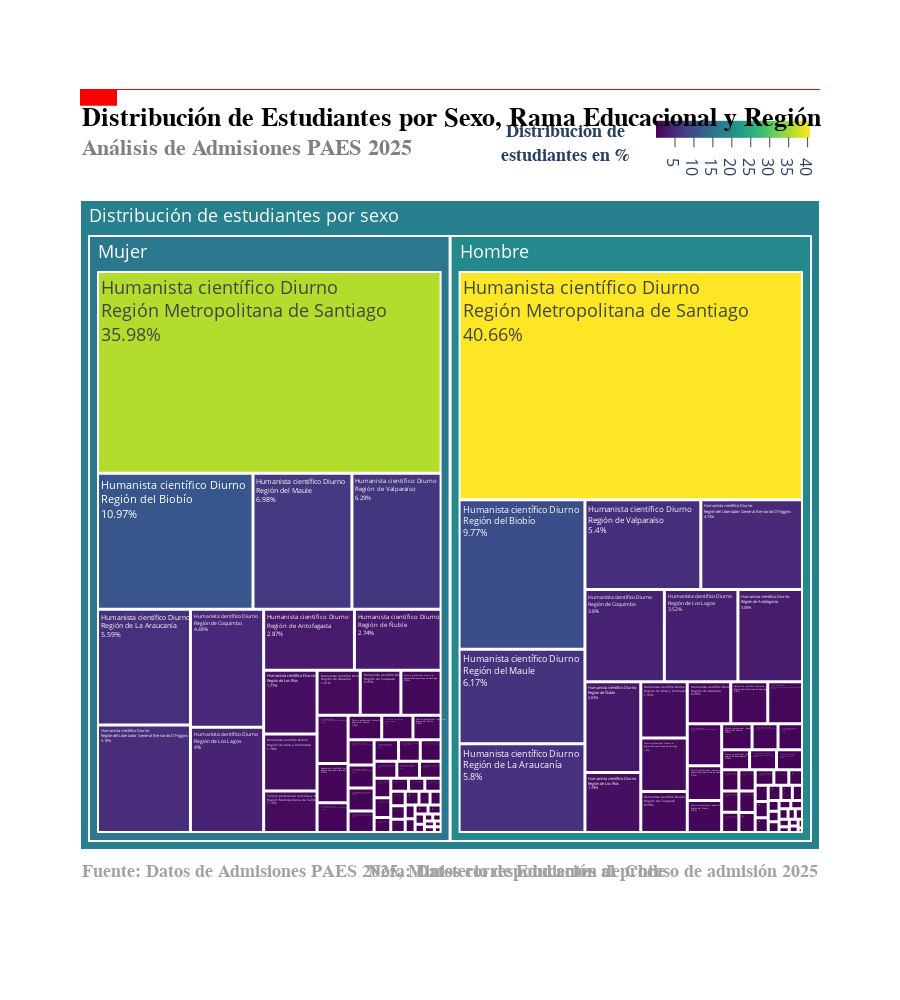

The code cell stored with this chart in its notebook:
### Markdown cell above
## 5. Visualización con Treemap

Utilizamos un gráfico treemap para visualizar la distribución de los estudiantes, clasificándolos por sexo, rama educacional y región. Cada cuadro en el gráfico representa un subconjunto de estudiantes, y el tamaño del cuadro está relacionado con el porcentaje de ese grupo dentro de su categoría.

Los colores se asignan según el sexo, con azul para los hombres y rosa para las mujeres, facilitando la identificación visual.

### Code cell
# Función para crear el treemap
def crear_treemap(distribution: pd.DataFrame) -> None:
    fig = px.treemap(
        distribution, 
        path=['general_label', 'sexo', 'label_with_percentage'], 
        values='percentage', 
        color='percentage',  
        color_continuous_scale='Viridis',  
        labels={'percentage': 'Distribución de estudiantes en %'},
        hover_data={'count': True}
    )
    
    # Personalización del diseño
    fig.update_layout(
        height=1000,  
        margin=dict(t=200, b=150),
        coloraxis_colorbar=dict(
            title=dict(
                text="<b>Distribución de<br>estudiantes en %</b>",  
                font=dict(size=18, family="Econ Sans Cnd")
            ),
            orientation='h',  
            x=0.79,  
            y=1.02,  
            thickness=17,
            len=0.42,
            tickvals=[0, 5, 10, 15, 20, 25, 30, 35, 40],
            ticktext=['0', '5', '10', '15', '20', '25', '30', '35', '40'],
            tickfont=dict(size=16),
            ticks="outside",
            tickwidth=1,
            ticklen=10
        ),
        annotations=[
            # Título principal
            dict(
                x=0, y=1.15,
                text="<b>Distribución de Estudiantes por Sexo, Rama Educacional y Región</b>",
                showarrow=False,
                font=dict(size=26, color="black", family="Econ Sans Cnd"),
                xref="paper", yref="paper",
                xanchor="left", yanchor="top"
            ),
            # Subtítulo
            dict(
                x=0, y=1.10,
                text="<b>Análisis de Admisiones PAES 2025</b>",
                showarrow=False,
                font=dict(size=22, color="gray", family="Econ Sans Cnd"),
                xref="paper", yref="paper",
                xanchor="left", yanchor="top"
            ),
            # Anotaciones inferiores
            dict(
                x=0, y=-0.05,
                text='<b>Fuente: Datos de Admisiones PAES 2025, Ministerio de Educación de Chile</b>',
                showarrow=False,
                font=dict(size=18, color="#a2a2a2", family="Econ Sans Cnd"),
                xref="paper", yref="paper",
                xanchor="left", yanchor="bottom"
            ),
            dict(
                x=1, y=-0.05,
                text="<b>Nota: Datos correspondientes al proceso de admisión 2025</b>",
                showarrow=False,
                font=dict(size=18, color="#a2a2a2", family="Econ Sans Cnd"),
                xref="paper", yref="paper",
                xanchor="right", yanchor="bottom"
            )
        ],
        shapes=[
            # Línea horizontal superior
            dict(
                type="line",
                x0=0, y0=1.17, x1=1, y1=1.17,
                line=dict(color="red", width=1),
                xref="paper", yref="paper"
            ),
            # Rectángulo decorativo
            dict(
                type="rect",
                x0=0, y0=1.145, x1=0.05, y1=1.17,
                line=dict(color="red", width=0),
                fillcolor="red",
                xref="paper", yref="paper"
            )
        ]
    )
    
    # Ajustes adicionales al treemap
    fig.update_traces(
        marker=dict(line=dict(width=2)),
        textinfo='label+text+value',
        textfont_size=18,  
        texttemplate='%{label}<br>%{value}%',
        tiling=dict(pad=1, squarifyratio=1.0)
    )
    
    fig.show()

# Generamos el treemap
crear_treemap(distribution)

### Figure 1 — Plotly figure (JSON) as saved in the notebook; plotly's stock layout.template omitted (floating-point values rounded to 4 significant figures; data arrays with more than 128 entries replaced by an {"elided": "..."} marker saying what was removed)
{"data": [{"branchvalues": "total", "customdata": {"elided": "114x2 mixed values"}, "domain": {"x": [0, 1], "y": [0, 1]}, "hovertemplate": "labels=%{label}<br>percentage_sum=%{value}<br>parent=%{parent}<br>id=%{id}<br>count=%{customdata[0]}<br>Distribución de estudiantes en %=%{color}<extra></extra>", "ids": ["Distribución de estudiantes por sexo/Hombre/Humanista científico Diurno<br>Región Metropolitana de Santiago", "Distribución de estudiantes por sexo/Mujer/Humanista científico Diurno<br>Región Metropolitana de Santiago", "Distribución de estudiantes por sexo/Hombre/Humanista científico Diurno<br>Región de Antofagasta", "Distribución de estudiantes por sexo/Mujer/Humanista científico Diurno<br>Región de Antofagasta", "Distribución de estudiantes por sexo/Hombre/Humanista científico Diurno<br>Región de Arica y Parinacota", "Distribución de estudiantes por sexo/Mujer/Humanista científico Diurno<br>Región de Arica y Parinacota", "Distribución de estudiantes por sexo/Hombre/Humanista científico Diurno<br>Región de Atacama", "Distribución de estudiantes por sexo/Mujer/Humanista científico Diurno<br>Región de Atacama", "Distribución de estudiantes por sexo/Hombre/Humanista científico Diurno<br>Región de Aysén del General Carlos Ibáñez del Campo", "Distribución de estudiantes por sexo/Mujer/Humanista científico Diurno<br>Región de Aysén del General Carlos Ibáñez del Campo", "Distribución de estudiantes por sexo/Hombre/Humanista científico Diurno<br>Región de Coquimbo", "Distribución de estudiantes por sexo/Mujer/Humanista científico Diurno<br>Región de Coquimbo", "Distribución de estudiantes por sexo/Hombre/Humanista científico Diurno<br>Región de La Araucanía", "Distribución de estudiantes por sexo/Mujer/Humanista científico Diurno<br>Región de La Araucanía", "Distribución de estudiantes por sexo/Hombre/Humanista científico Diurno<br>Región de Los Lagos", "Distribución de estudiantes por sexo/Mujer/Humanista científico Diurno<br>Región de Los Lagos", "Distribución de estudiantes por sexo/Hombre/Humanista científico Diurno<br>Región de Los Ríos", "Distribución de estudiantes por sexo/Mujer/Humanista científico Diurno<br>Región de Los Ríos", "Distribución de estudiantes por sexo/Hombre/Humanista científico Diurno<br>Región de Magallanes y de la Antártica Chilena", "Distribución de estudiantes por sexo/Mujer/Humanista científico Diurno<br>Región de Magallanes y de la Antártica Chilena", "Distribución de estudiantes por sexo/Hombre/Humanista científico Diurno<br>Región de Tarapacá", "Distribución de estudiantes por sexo/Mujer/Humanista científico Diurno<br>Región de Tarapacá", "Distribución de estudiantes por sexo/Hombre/Humanista científico Diurno<br>Región de Valparaíso", "Distribución de estudiantes por sexo/Mujer/Humanista científico Diurno<br>Región de Valparaíso", "Distribución de estudiantes por sexo/Hombre/Humanista científico Diurno<br>Región de Ñuble", "Distribución de estudiantes por sexo/Mujer/Humanista científico Diurno<br>Región de Ñuble", "Distribución de estudiantes por sexo/Hombre/Humanista científico Diurno<br>Región del Biobío", "Distribución de estudiantes por sexo/Mujer/Humanista científico Diurno<br>Región del Biobío", "Distribución de estudiantes por sexo/Hombre/Humanista científico Diurno<br>Región del Libertador General Bernardo O'Higgins", "Distribución de estudiantes por sexo/Mujer/Humanista científico Diurno<br>Región del Libertador General Bernardo O'Higgins", "Distribución de estudiantes por sexo/Hombre/Humanista científico Diurno<br>Región del Maule", "Distribución de estudiantes por sexo/Mujer/Humanista científico Diurno<br>Región del Maule", "Distribución de estudiantes por sexo/Hombre/Humanista científico Nocturno<br>Región Metropolitana de Santiago", "Distribución de estudiantes por sexo/Mujer/Humanista científico Nocturno<br>Región Metropolitana de Santiago", "Distribución de estudiantes por sexo/Hombre/Humanista científico Nocturno<br>Región de Coquimbo", "Distribución de estudiantes por sexo/Mujer/Humanista científico Nocturno<br>Región de Coquimbo", "Distribución de estudiantes por sexo/Hombre/Humanista científico Nocturno<br>Región de La Araucanía", "Distribución de estudiantes por sexo/Mujer/Humanista científico Nocturno<br>Región de La Araucanía", "Distribución de estudiantes por sexo/Hombre/Humanista científico Nocturno<br>Región de Los Lagos", "Distribución de estudiantes por sexo/Mujer/Humanista científico Nocturno<br>Región de Los Lagos", "Distribución de estudiantes por sexo/Hombre/Humanista científico Nocturno<br>Región del Biobío", "Distribución de estudiantes por sexo/Mujer/Humanista científico Nocturno<br>Región del Biobío", "Distribución de estudiantes por sexo/Hombre/Humanista científico Nocturno<br>Región del Libertador General Bernardo O'Higgins", "Distribución de estudiantes por sexo/Mujer/Humanista científico Nocturno<br>Región del Libertador General Bernardo O'Higgins", "Distribución de estudiantes por sexo/Hombre/Técnico profesional Industrial<br>Región Metropolitana de Santiago", "Distribución de estudiantes por sexo/Mujer/Técnico profesional Industrial<br>Región Metropolitana de Santiago", "Distribución de estudiantes por sexo/Hombre/Técnico profesional Industrial<br>Región de Antofagasta", "Distribución de estudiantes por sexo/Mujer/Técnico profesional Industrial<br>Región de Antofagasta", "Distribución de estudiantes por sexo/Hombre/Técnico profesional Industrial<br>Región de Atacama", "Distribución de estudiantes por sexo/Mujer/Técnico profesional Industrial<br>Región de Atacama", "Distribución de estudiantes por sexo/Hombre/Técnico profesional Industrial<br>Región de Coquimbo", "Distribución de estudiantes por sexo/Mujer/Técnico profesional Industrial<br>Región de Coquimbo", "Distribución de estudiantes por sexo/Hombre/Técnico profesional Industrial<br>Región de La Araucanía", "Distribución de estudiantes por sexo/Mujer/Técnico profesional Industrial<br>Región de La Araucanía", "Distribución de estudiantes por sexo/Hombre/Técnico profesional Industrial<br>Región de Los Lagos", "Distribución de estudiantes por sexo/Mujer/Técnico profesional Industrial<br>Región de Los Lagos", "Distribución de estudiantes por sexo/Hombre/Técnico profesional Industrial<br>Región de Valparaíso", "Distribución de estudiantes por sexo/Mujer/Técnico profesional Industrial<br>Región de Valparaíso", "Distribución de estudiantes por sexo/Hombre/Técnico profesional Industrial<br>Región del Biobío", "Distribución de estudiantes por sexo/Mujer/Técnico profesional Industrial<br>Región del Biobío", "Distribución de estudiantes por sexo/Hombre/Técnico profesional Industrial<br>Región del Libertador General Bernardo O'Higgins", "Distribución de estudiantes por sexo/Mujer/Técnico profesional Industrial<br>Región del Libertador General Bernardo O'Higgins", "Distribución de estudiantes por sexo/Hombre/Técnico profesional Industrial<br>Región del Maule", "Distribución de estudiantes por sexo/Mujer/Técnico profesional Industrial<br>Región del Maule", "Distribución de estudiantes por sexo/Hombre/Técnico profesional Servicios y técnica<br>Región Metropolitana de Santiago", "Distribución de estudiantes por sexo/Mujer/Técnico profesional Servicios y técnica<br>Región Metropolitana de Santiago", "Distribución de estudiantes por sexo/Hombre/Técnico profesional Servicios y técnica<br>Región de Antofagasta", "Distribución de estudiantes por sexo/Mujer/Técnico profesional Servicios y técnica<br>Región de Antofagasta", "Distribución de estudiantes por sexo/Hombre/Técnico profesional Servicios y técnica<br>Región de La Araucanía", "Distribución de estudiantes por sexo/Mujer/Técnico profesional Servicios y técnica<br>Región de La Araucanía", "Distribución de estudiantes por sexo/Hombre/Técnico profesional Servicios y técnica<br>Región de Los Lagos", "Distribución de estudiantes por sexo/Mujer/Técnico profesional Servicios y técnica<br>Región de Los Lagos", "Distribución de estudiantes por sexo/Hombre/Técnico profesional Servicios y técnica<br>Región de Los Ríos", "Distribución de estudiantes por sexo/Mujer/Técnico profesional Servicios y técnica<br>Región de Los Ríos", "Distribución de estudiantes por sexo/Hombre/Técnico profesional Servicios y técnica<br>Región de Tarapacá", "Distribución de estudiantes por sexo/Mujer/Técnico profesional Servicios y técnica<br>Región de Tarapacá", "Distribución de estudiantes por sexo/Mujer/Técnico profesional Servicios y técnica<br>Región de Valparaíso", "Distribución de estudiantes por sexo/Hombre/Técnico profesional Servicios y técnica<br>Región de Ñuble", "Distribución de estudiantes por sexo/Mujer/Técnico profesional Servicios y técnica<br>Región de Ñuble", "Distribución de estudiantes por sexo/Hombre/Técnico profesional Servicios y técnica<br>Región del Biobío", "Distribución de estudiantes por sexo/Mujer/Técnico profesional Servicios y técnica<br>Región del Biobío", "Distribución de estudiantes por sexo/Hombre/Técnico profesional Servicios y técnica<br>Región del Libertador General Bernardo O'Higgins", "Distribución de estudiantes por sexo/Mujer/Técnico profesional Servicios y técnica<br>Región del Libertador General Bernardo O'Higgins", "Distribución de estudiantes por sexo/Hombre/Técnico profesional Servicios y técnica<br>Región del Maule", "Distribución de estudiantes por sexo/Mujer/Técnico profesional Servicios y técnica<br>Región del Maule", "Distribución de estudiantes por sexo/Hombre/Técnico profesional agrícola<br>Región de Los Lagos", "Distribución de estudiantes por sexo/Mujer/Técnico profesional agrícola<br>Región de Los Lagos", "Distribución de estudiantes por sexo/Hombre/Técnico profesional agrícola<br>Región del Maule", "Distribución de estudiantes por sexo/Mujer/Técnico profesional agrícola<br>Región del Maule", "Distribución de estudiantes por sexo/Hombre/Técnico profesional comercial<br>Región Metropolitana de Santiago", "Distribución de estudiantes por sexo/Mujer/Técnico profesional comercial<br>Región Metropolitana de Santiago", "Distribución de estudiantes por sexo/Hombre/Técnico profesional comercial<br>Región de Antofagasta", "Distribución de estudiantes por sexo/Mujer/Técnico profesional comercial<br>Región de Antofagasta", "Distribución de estudiantes por sexo/Hombre/Técnico profesional comercial<br>Región de Coquimbo", "Distribución de estudiantes por sexo/Mujer/Técnico profesional comercial<br>Región de Coquimbo", "Distribución de estudiantes por sexo/Hombre/Técnico profesional comercial<br>Región de La Araucanía", "Distribución de estudiantes por sexo/Mujer/Técnico profesional comercial<br>Región de La Araucanía", "Distribución de estudiantes por sexo/Hombre/Técnico profesional comercial<br>Región de Los Lagos", "Distribución de estudiantes por sexo/Mujer/Técnico profesional comercial<br>Región de Los Lagos", "Distribución de estudiantes por sexo/Hombre/Técnico profesional comercial<br>Región de Los Ríos", "Distribución de estudiantes por sexo/Mujer/Técnico profesional comercial<br>Región de Los Ríos", "Distribución de estudiantes por sexo/Hombre/Técnico profesional comercial<br>Región de Valparaíso", "Distribución de estudiantes por sexo/Mujer/Técnico profesional comercial<br>Región de Valparaíso", "Distribución de estudiantes por sexo/Hombre/Técnico profesional comercial<br>Región de Ñuble", "Distribución de estudiantes por sexo/Mujer/Técnico profesional comercial<br>Región de Ñuble", "Distribución de estudiantes por sexo/Hombre/Técnico profesional comercial<br>Región del Biobío", "Distribución de estudiantes por sexo/Mujer/Técnico profesional comercial<br>Región del Biobío", "Distribución de estudiantes por sexo/Hombre/Técnico profesional comercial<br>Región del Libertador General Bernardo O'Higgins", "Distribución de estudiantes por sexo/Mujer/Técnico profesional comercial<br>Región del Libertador General Bernardo O'Higgins", "Distribución de estudiantes por sexo/Hombre/Técnico profesional comercial<br>Región del Maule", "Distribución de estudiantes por sexo/Mujer/Técnico profesional comercial<br>Región del Maule", "Distribución de estudiantes por sexo/Hombre", "Distribución de estudiantes por sexo/Mujer", "Distribución de estudiantes por sexo"], "labels": ["Humanista científico Diurno<br>Región Metropolitana de Santiago", "Humanista científico Diurno<br>Región Metropolitana de Santiago", "Humanista científico Diurno<br>Región de Antofagasta", "Humanista científico Diurno<br>Región de Antofagasta", "Humanista científico Diurno<br>Región de Arica y Parinacota", "Humanista científico Diurno<br>Región de Arica y Parinacota", "Humanista científico Diurno<br>Región de Atacama", "Humanista científico Diurno<br>Región de Atacama", "Humanista científico Diurno<br>Región de Aysén del General Carlos Ibáñez del Campo", "Humanista científico Diurno<br>Región de Aysén del General Carlos Ibáñez del Campo", "Humanista científico Diurno<br>Región de Coquimbo", "Humanista científico Diurno<br>Región de Coquimbo", "Humanista científico Diurno<br>Región de La Araucanía", "Humanista científico Diurno<br>Región de La Araucanía", "Humanista científico Diurno<br>Región de Los Lagos", "Humanista científico Diurno<br>Región de Los Lagos", "Humanista científico Diurno<br>Región de Los Ríos", "Humanista científico Diurno<br>Región de Los Ríos", "Humanista científico Diurno<br>Región de Magallanes y de la Antártica Chilena", "Humanista científico Diurno<br>Región de Magallanes y de la Antártica Chilena", "Humanista científico Diurno<br>Región de Tarapacá", "Humanista científico Diurno<br>Región de Tarapacá", "Humanista científico Diurno<br>Región de Valparaíso", "Humanista científico Diurno<br>Región de Valparaíso", "Humanista científico Diurno<br>Región de Ñuble", "Humanista científico Diurno<br>Región de Ñuble", "Humanista científico Diurno<br>Región del Biobío", "Humanista científico Diurno<br>Región del Biobío", "Humanista científico Diurno<br>Región del Libertador General Bernardo O'Higgins", "Humanista científico Diurno<br>Región del Libertador General Bernardo O'Higgins", "Humanista científico Diurno<br>Región del Maule", "Humanista científico Diurno<br>Región del Maule", "Humanista científico Nocturno<br>Región Metropolitana de Santiago", "Humanista científico Nocturno<br>Región Metropolitana de Santiago", "Humanista científico Nocturno<br>Región de Coquimbo", "Humanista científico Nocturno<br>Región de Coquimbo", "Humanista científico Nocturno<br>Región de La Araucanía", "Humanista científico Nocturno<br>Región de La Araucanía", "Humanista científico Nocturno<br>Región de Los Lagos", "Humanista científico Nocturno<br>Región de Los Lagos", "Humanista científico Nocturno<br>Región del Biobío", "Humanista científico Nocturno<br>Región del Biobío", "Humanista científico Nocturno<br>Región del Libertador General Bernardo O'Higgins", "Humanista científico Nocturno<br>Región del Libertador General Bernardo O'Higgins", "Técnico profesional Industrial<br>Región Metropolitana de Santiago", "Técnico profesional Industrial<br>Región Metropolitana de Santiago", "Técnico profesional Industrial<br>Región de Antofagasta", "Técnico profesional Industrial<br>Región de Antofagasta", "Técnico profesional Industrial<br>Región de Atacama", "Técnico profesional Industrial<br>Región de Atacama", "Técnico profesional Industrial<br>Región de Coquimbo", "Técnico profesional Industrial<br>Región de Coquimbo", "Técnico profesional Industrial<br>Región de La Araucanía", "Técnico profesional Industrial<br>Región de La Araucanía", "Técnico profesional Industrial<br>Región de Los Lagos", "Técnico profesional Industrial<br>Región de Los Lagos", "Técnico profesional Industrial<br>Región de Valparaíso", "Técnico profesional Industrial<br>Región de Valparaíso", "Técnico profesional Industrial<br>Región del Biobío", "Técnico profesional Industrial<br>Región del Biobío", "Técnico profesional Industrial<br>Región del Libertador General Bernardo O'Higgins", "Técnico profesional Industrial<br>Región del Libertador General Bernardo O'Higgins", "Técnico profesional Industrial<br>Región del Maule", "Técnico profesional Industrial<br>Región del Maule", "Técnico profesional Servicios y técnica<br>Región Metropolitana de Santiago", "Técnico profesional Servicios y técnica<br>Región Metropolitana de Santiago", "Técnico profesional Servicios y técnica<br>Región de Antofagasta", "Técnico profesional Servicios y técnica<br>Región de Antofagasta", "Técnico profesional Servicios y técnica<br>Región de La Araucanía", "Técnico profesional Servicios y técnica<br>Región de La Araucanía", "Técnico profesional Servicios y técnica<br>Región de Los Lagos", "Técnico profesional Servicios y técnica<br>Región de Los Lagos", "Técnico profesional Servicios y técnica<br>Región de Los Ríos", "Técnico profesional Servicios y técnica<br>Región de Los Ríos", "Técnico profesional Servicios y técnica<br>Región de Tarapacá", "Técnico profesional Servicios y técnica<br>Región de Tarapacá", "Técnico profesional Servicios y técnica<br>Región de Valparaíso", "Técnico profesional Servicios y técnica<br>Región de Ñuble", "Técnico profesional Servicios y técnica<br>Región de Ñuble", "Técnico profesional Servicios y técnica<br>Región del Biobío", "Técnico profesional Servicios y técnica<br>Región del Biobío", "Técnico profesional Servicios y técnica<br>Región del Libertador General Bernardo O'Higgins", "Técnico profesional Servicios y técnica<br>Región del Libertador General Bernardo O'Higgins", "Técnico profesional Servicios y técnica<br>Región del Maule", "Técnico profesional Servicios y técnica<br>Región del Maule", "Técnico profesional agrícola<br>Región de Los Lagos", "Técnico profesional agrícola<br>Región de Los Lagos", "Técnico profesional agrícola<br>Región del Maule", "Técnico profesional agrícola<br>Región del Maule", "Técnico profesional comercial<br>Región Metropolitana de Santiago", "Técnico profesional comercial<br>Región Metropolitana de Santiago", "Técnico profesional comercial<br>Región de Antofagasta", "Técnico profesional comercial<br>Región de Antofagasta", "Técnico profesional comercial<br>Región de Coquimbo", "Técnico profesional comercial<br>Región de Coquimbo", "Técnico profesional comercial<br>Región de La Araucanía", "Técnico profesional comercial<br>Región de La Araucanía", "Técnico profesional comercial<br>Región de Los Lagos", "Técnico profesional comercial<br>Región de Los Lagos", "Técnico profesional comercial<br>Región de Los Ríos", "Técnico profesional comercial<br>Región de Los Ríos", "Técnico profesional comercial<br>Región de Valparaíso", "Técnico profesional comercial<br>Región de Valparaíso", "Técnico profesional comercial<br>Región de Ñuble", "Técnico profesional comercial<br>Región de Ñuble", "Técnico profesional comercial<br>Región del Biobío", "Técnico profesional comercial<br>Región del Biobío", "Técnico profesional comercial<br>Región del Libertador General Bernardo O'Higgins", "Técnico profesional comercial<br>Región del Libertador General Bernardo O'Higgins", "Técnico profesional comercial<br>Región del Maule", "Técnico profesional comercial<br>Región del Maule", "Hombre", "Mujer", "Distribución de estudiantes por sexo"], "marker": {"coloraxis": "coloraxis", "colors": [40.66, 35.98, 3.09, 2.87, 1.36, 1.58, 0.95, 1.01, 0.76, 0.48, 3.8, 4.48, 5.8, 5.59, 3.52, 4, 1.74, 1.77, 0.75, 0.78, 0.99, 0.95, 5.4, 6.29, 2.63, 2.74, 9.77, 10.97, 4.74, 5.18, 6.17, 6.98, 0.81, 0.63, 0.05, 0.03, 0.1, 0.11, 0.1, 0.06, 0.12, 0.1, 0.08, 0.02, 1.29, 0.31, 0.29, 0.11, 0.19, 0.11, 0.19, 0.05, 0.18, 0.03, 0.18, 0.04, 0.27, 0.1, 0.57, 0.1, 0.35, 0.23, 0.41, 0.17, 0.28, 1.15, 0.02, 0.08, 0.11, 0.31, 0.05, 0.2, 0.06, 0.08, 0.04, 0.19, 0.07, 0.03, 0.12, 0.01, 0.24, 0.06, 0.29, 0.11, 0.4, 0.09, 0.02, 0.03, 0.03, 0.62, 0.94, 0.15, 0.2, 0.05, 0.27, 0.11, 0.13, 0.04, 0.17, 0.03, 0.03, 0.06, 0.07, 0.04, 0.06, 0.33, 0.43, 0.17, 0.34, 0.18, 0.36, 19.28, 16.25, 17.76], "line": {"width": 2}}, "name": "", "parents": ["Distribución de estudiantes por sexo/Hombre", "Distribución de estudiantes por sexo/Mujer", "Distribución de estudiantes por sexo/Hombre", "Distribución de estudiantes por sexo/Mujer", "Distribución de estudiantes por sexo/Hombre", "Distribución de estudiantes por sexo/Mujer", "Distribución de estudiantes por sexo/Hombre", "Distribución de estudiantes por sexo/Mujer", "Distribución de estudiantes por sexo/Hombre", "Distribución de estudiantes por sexo/Mujer", "Distribución de estudiantes por sexo/Hombre", "Distribución de estudiantes por sexo/Mujer", "Distribución de estudiantes por sexo/Hombre", "Distribución de estudiantes por sexo/Mujer", "Distribución de estudiantes por sexo/Hombre", "Distribución de estudiantes por sexo/Mujer", "Distribución de estudiantes por sexo/Hombre", "Distribución de estudiantes por sexo/Mujer", "Distribución de estudiantes por sexo/Hombre", "Distribución de estudiantes por sexo/Mujer", "Distribución de estudiantes por sexo/Hombre", "Distribución de estudiantes por sexo/Mujer", "Distribución de estudiantes por sexo/Hombre", "Distribución de estudiantes por sexo/Mujer", "Distribución de estudiantes por sexo/Hombre", "Distribución de estudiantes por sexo/Mujer", "Distribución de estudiantes por sexo/Hombre", "Distribución de estudiantes por sexo/Mujer", "Distribución de estudiantes por sexo/Hombre", "Distribución de estudiantes por sexo/Mujer", "Distribución de estudiantes por sexo/Hombre", "Distribución de estudiantes por sexo/Mujer", "Distribución de estudiantes por sexo/Hombre", "Distribución de estudiantes por sexo/Mujer", "Distribución de estudiantes por sexo/Hombre", "Distribución de estudiantes por sexo/Mujer", "Distribución de estudiantes por sexo/Hombre", "Distribución de estudiantes por sexo/Mujer", "Distribución de estudiantes por sexo/Hombre", "Distribución de estudiantes por sexo/Mujer", "Distribución de estudiantes por sexo/Hombre", "Distribución de estudiantes por sexo/Mujer", "Distribución de estudiantes por sexo/Hombre", "Distribución de estudiantes por sexo/Mujer", "Distribución de estudiantes por sexo/Hombre", "Distribución de estudiantes por sexo/Mujer", "Distribución de estudiantes por sexo/Hombre", "Distribución de estudiantes por sexo/Mujer", "Distribución de estudiantes por sexo/Hombre", "Distribución de estudiantes por sexo/Mujer", "Distribución de estudiantes por sexo/Hombre", "Distribución de estudiantes por sexo/Mujer", "Distribución de estudiantes por sexo/Hombre", "Distribución de estudiantes por sexo/Mujer", "Distribución de estudiantes por sexo/Hombre", "Distribución de estudiantes por sexo/Mujer", "Distribución de estudiantes por sexo/Hombre", "Distribución de estudiantes por sexo/Mujer", "Distribución de estudiantes por sexo/Hombre", "Distribución de estudiantes por sexo/Mujer", "Distribución de estudiantes por sexo/Hombre", "Distribución de estudiantes por sexo/Mujer", "Distribución de estudiantes por sexo/Hombre", "Distribución de estudiantes por sexo/Mujer", "Distribución de estudiantes por sexo/Hombre", "Distribución de estudiantes por sexo/Mujer", "Distribución de estudiantes por sexo/Hombre", "Distribución de estudiantes por sexo/Mujer", "Distribución de estudiantes por sexo/Hombre", "Distribución de estudiantes por sexo/Mujer", "Distribución de estudiantes por sexo/Hombre", "Distribución de estudiantes por sexo/Mujer", "Distribución de estudiantes por sexo/Hombre", "Distribución de estudiantes por sexo/Mujer", "Distribución de estudiantes por sexo/Hombre", "Distribución de estudiantes por sexo/Mujer", "Distribución de estudiantes por sexo/Mujer", "Distribución de estudiantes por sexo/Hombre", "Distribución de estudiantes por sexo/Mujer", "Distribución de estudiantes por sexo/Hombre", "Distribución de estudiantes por sexo/Mujer", "Distribución de estudiantes por sexo/Hombre", "Distribución de estudiantes por sexo/Mujer", "Distribución de estudiantes por sexo/Hombre", "Distribución de estudiantes por sexo/Mujer", "Distribución de estudiantes por sexo/Hombre", "Distribución de estudiantes por sexo/Mujer", "Distribución de estudiantes por sexo/Hombre", "Distribución de estudiantes por sexo/Mujer", "Distribución de estudiantes por sexo/Hombre", "Distribución de estudiantes por sexo/Mujer", "Distribución de estudiantes por sexo/Hombre", "Distribución de estudiantes por sexo/Mujer", "Distribución de estudiantes por sexo/Hombre", "Distribución de estudiantes por sexo/Mujer", "Distribución de estudiantes por sexo/Hombre", "Distribución de estudiantes por sexo/Mujer", "Distribución de estudiantes por sexo/Hombre", "Distribución de estudiantes por sexo/Mujer", "Distribución de estudiantes por sexo/Hombre", "Distribución de estudiantes por sexo/Mujer", "Distribución de estudiantes por sexo/Hombre", "Distribución de estudiantes por sexo/Mujer", "Distribución de estudiantes por sexo/Hombre", "Distribución de estudiantes por sexo/Mujer", "Distribución de estudiantes por sexo/Hombre", "Distribución de estudiantes por sexo/Mujer", "Distribución de estudiantes por sexo/Hombre", "Distribución de estudiantes por sexo/Mujer", "Distribución de estudiantes por sexo/Hombre", "Distribución de estudiantes por sexo/Mujer", "Distribución de estudiantes por sexo", "Distribución de estudiantes por sexo", ""], "textfont": {"size": 18}, "textinfo": "label+text+value", "texttemplate": "%{label}<br>%{value}%", "tiling": {"pad": 1, "squarifyratio": 1}, "type": "treemap", "values": [40.66, 35.98, 3.09, 2.87, 1.36, 1.58, 0.95, 1.01, 0.76, 0.48, 3.8, 4.48, 5.8, 5.59, 3.52, 4, 1.74, 1.77, 0.75, 0.78, 0.99, 0.95, 5.4, 6.29, 2.63, 2.74, 9.77, 10.97, 4.74, 5.18, 6.17, 6.98, 0.81, 0.63, 0.05, 0.03, 0.1, 0.11, 0.1, 0.06, 0.12, 0.1, 0.08, 0.02, 1.29, 0.31, 0.29, 0.11, 0.19, 0.11, 0.19, 0.05, 0.18, 0.03, 0.18, 0.04, 0.27, 0.1, 0.57, 0.1, 0.35, 0.23, 0.41, 0.17, 0.28, 1.15, 0.02, 0.08, 0.11, 0.31, 0.05, 0.2, 0.06, 0.08, 0.04, 0.19, 0.07, 0.03, 0.12, 0.01, 0.24, 0.06, 0.29, 0.11, 0.4, 0.09, 0.02, 0.03, 0.03, 0.62, 0.94, 0.15, 0.2, 0.05, 0.27, 0.11, 0.13, 0.04, 0.17, 0.03, 0.03, 0.06, 0.07, 0.04, 0.06, 0.33, 0.43, 0.17, 0.34, 0.18, 0.36, 99.98, 100.0, 200.0]}], "layout": {"annotations": [{"font": {"color": "black", "family": "Econ Sans Cnd", "size": 26}, "showarrow": false, "text": "<b>Distribución de Estudiantes por Sexo, Rama Educacional y Región</b>", "x": 0, "xanchor": "left", "xref": "paper", "y": 1.15, "yanchor": "top", "yref": "paper"}, {"font": {"color": "gray", "family": "Econ Sans Cnd", "size": 22}, "showarrow": false, "text": "<b>Análisis de Admisiones PAES 2025</b>", "x": 0, "xanchor": "left", "xref": "paper", "y": 1.1, "yanchor": "top", "yref": "paper"}, {"font": {"color": "#a2a2a2", "family": "Econ Sans Cnd", "size": 18}, "showarrow": false, "text": "<b>Fuente: Datos de Admisiones PAES 2025, Ministerio de Educación de Chile</b>", "x": 0, "xanchor": "left", "xref": "paper", "y": -0.05, "yanchor": "bottom", "yref": "paper"}, {"font": {"color": "#a2a2a2", "family": "Econ Sans Cnd", "size": 18}, "showarrow": false, "text": "<b>Nota: Datos correspondientes al proceso de admisión 2025</b>", "x": 1, "xanchor": "right", "xref": "paper", "y": -0.05, "yanchor": "bottom", "yref": "paper"}], "coloraxis": {"colorbar": {"len": 0.42, "orientation": "h", "thickness": 17, "tickfont": {"size": 16}, "ticklen": 10, "ticks": "outside", "ticktext": ["0", "5", "10", "15", "20", "25", "30", "35", "40"], "tickvals": [0, 5, 10, 15, 20, 25, 30, 35, 40], "tickwidth": 1, "title": {"font": {"family": "Econ Sans Cnd", "size": 18}, "text": "<b>Distribución de<br>estudiantes en %</b>"}, "x": 0.79, "y": 1.02}, "colorscale": [[0, "#440154"], [0.1111, "#482878"], [0.2222, "#3e4989"], [0.3333, "#31688e"], [0.4444, "#26828e"], [0.5556, "#1f9e89"], [0.6667, "#35b779"], [0.7778, "#6ece58"], [0.8889, "#b5de2b"], [1, "#fde725"]]}, "height": 1000, "legend": {"tracegroupgap": 0}, "margin": {"b": 150, "t": 200}, "shapes": [{"line": {"color": "red", "width": 1}, "type": "line", "x0": 0, "x1": 1, "xref": "paper", "y0": 1.17, "y1": 1.17, "yref": "paper"}, {"fillcolor": "red", "line": {"color": "red", "width": 0}, "type": "rect", "x0": 0, "x1": 0.05, "xref": "paper", "y0": 1.145, "y1": 1.17, "yref": "paper"}]}}
